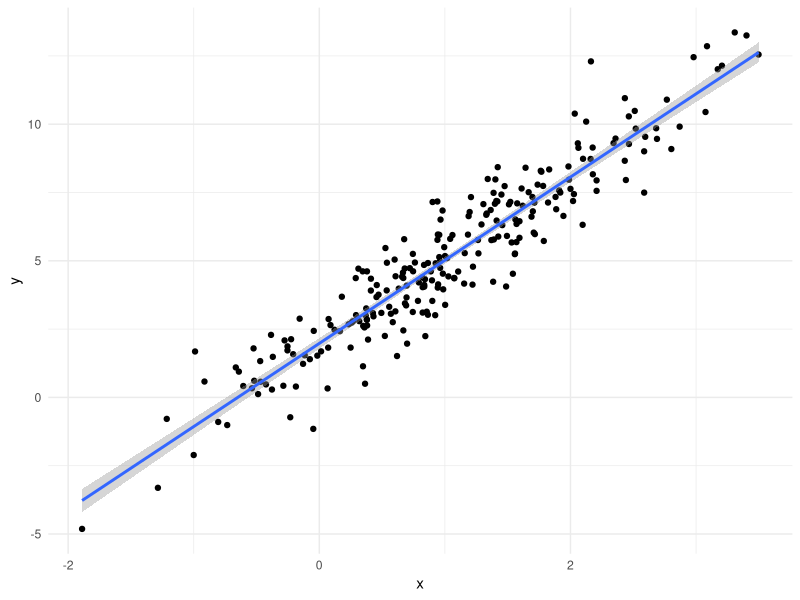
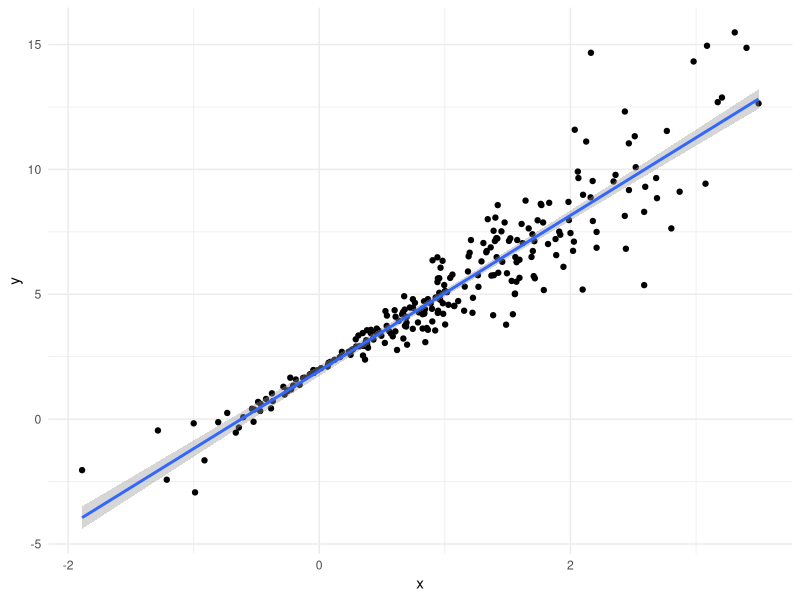
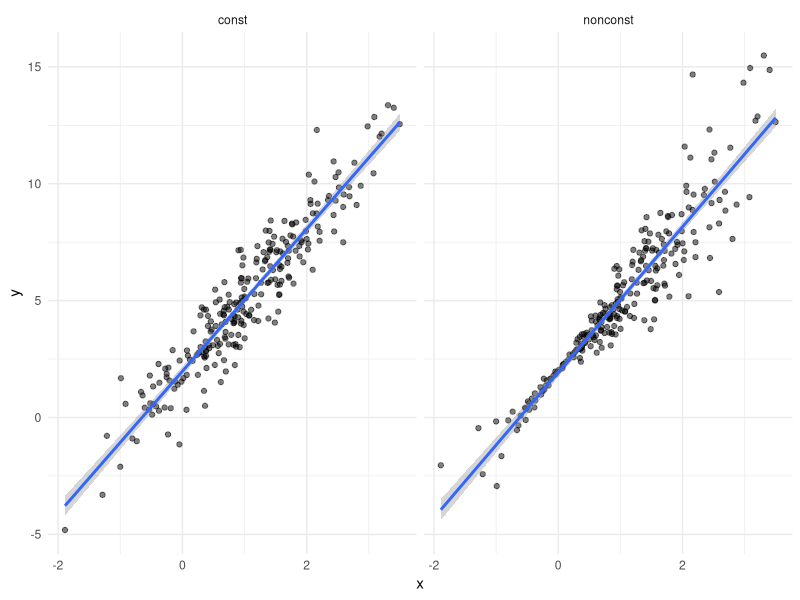
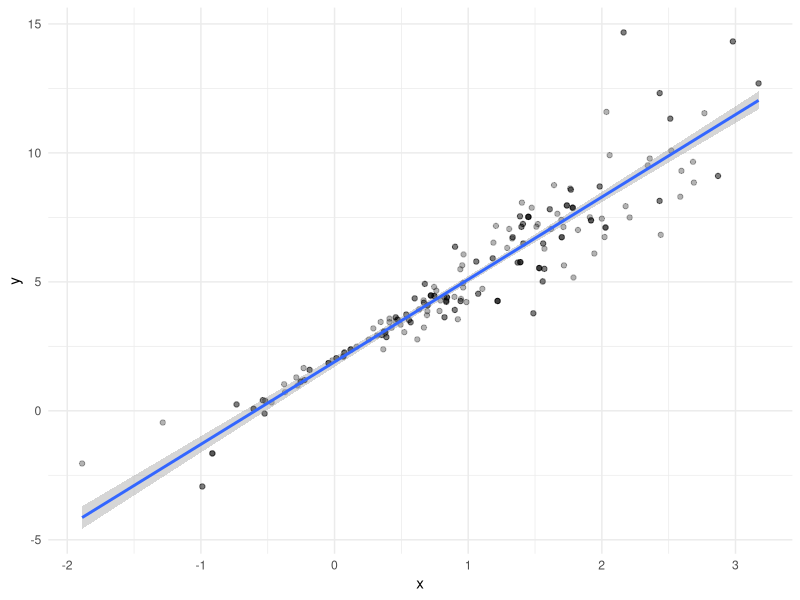

Reproduce these figures in R, in order.
## ---- chunk 1
library(tidyverse)
library(modelr)

knitr::opts_chunk$set(
  fig.width = 6,
  fig.asp = .6,
  out.width = "90%"
)

theme_set(theme_minimal() + theme(legend.position = "bottom"))

options(
  ggplot2.continuous.colour = "viridis",
  ggplot2.continuous.fill = "viridis"
)

scale_colour_discrete = scale_colour_viridis_d
scale_fill_discrete = scale_fill_viridis_d

set.seed(1)
## ---- chunk 2
n_samp = 250

sim_df_const =                      #1st df
  tibble(
    x = rnorm(n_samp, 1, 1),
    error = rnorm(n_samp, 0, 1),   #errors calculated from normal distr, will constant variance
    y = 2 + 3 * x + error
  )

sim_df_nonconst = sim_df_const %>%   #2nd df, with new error structure
  mutate(
  error = error * .75 * x,
  y = 2 + 3 * x + error
)
## ---- chunk 3
#1st dataset (matches all simple linear regresssion assumptions,i.e constant var)
sim_df_const %>% 
  ggplot(aes(x = x, y = y)) +
  geom_point() +
  geom_smooth(method = lm)  #also graphing geom_smooth with lm method

#2nd dataset (has varying residuals, because of the formula)
sim_df_nonconst %>% 
  ggplot(aes(x = x, y = y)) +
  geom_point() +
  geom_smooth(method = lm) #since linear model assumptions don't match, lm not a goodfit

# looking at both graphs side by side:
sim_df = 
  bind_rows(const = sim_df_const, nonconst = sim_df_nonconst, .id = "data_source") 

sim_df %>% 
  ggplot(aes(x = x, y = y)) + 
  geom_point(alpha = .5) +
  stat_smooth(method = "lm") +
  facet_grid(~data_source) 
## ---- chunk 4
lm(y ~ x, data = sim_df_const) %>% broom::tidy()
lm(y ~ x, data = sim_df_nonconst) %>% broom::tidy()
# similar outputs for estimates (intercept, slope n std error), but since 2nd model has greater variance at some parts and less at some(in the 1st half of graph) Confidence Intervals will be inaccurate.
# Solution = Bootstrapping (getting estimates from multiple samples will give more accurate CIs)
## ---- chunk 5
boot_sample = function(df) {           #bootstrap sample based on a df.
  sample_frac(df, replace = TRUE)  %>%    # sample_frac function draws a sample of a particular proportion of a dataset, with replacement! 
    arrange(x)     #arrange dataset by x-value.
}
## ---- chunk 6
#passing the sim_df_nonconst df into the "bootstrap" function, it draws a sample with replacement of exactly the same size. Running this each time will give a different bootstrap sample.
boot_sample(sim_df_nonconst) %>% 
#plotting it, some points will be darker because they are repeated in the sample(since with replacement) 
  ggplot(aes(x = x, y = y)) + 
  geom_point(alpha = .3) +
  stat_smooth(method = "lm")
## ---- chunk 7
boot_sample(sim_df_nonconst) %>% 
  lm(y ~ x, data = .) %>% 
  broom::tidy()
